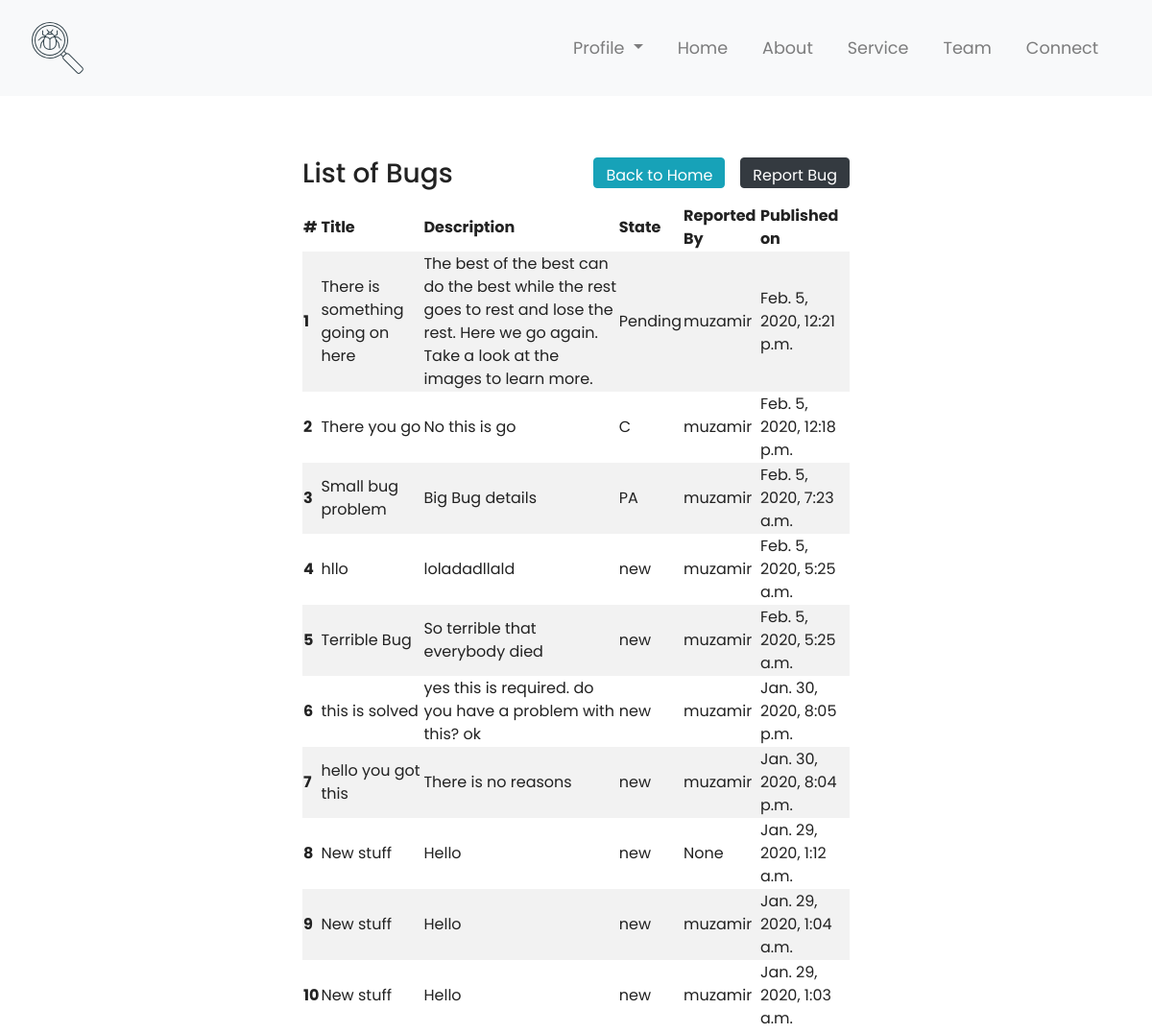
Before: /bug/ (signed in, upper part) with the older database file.
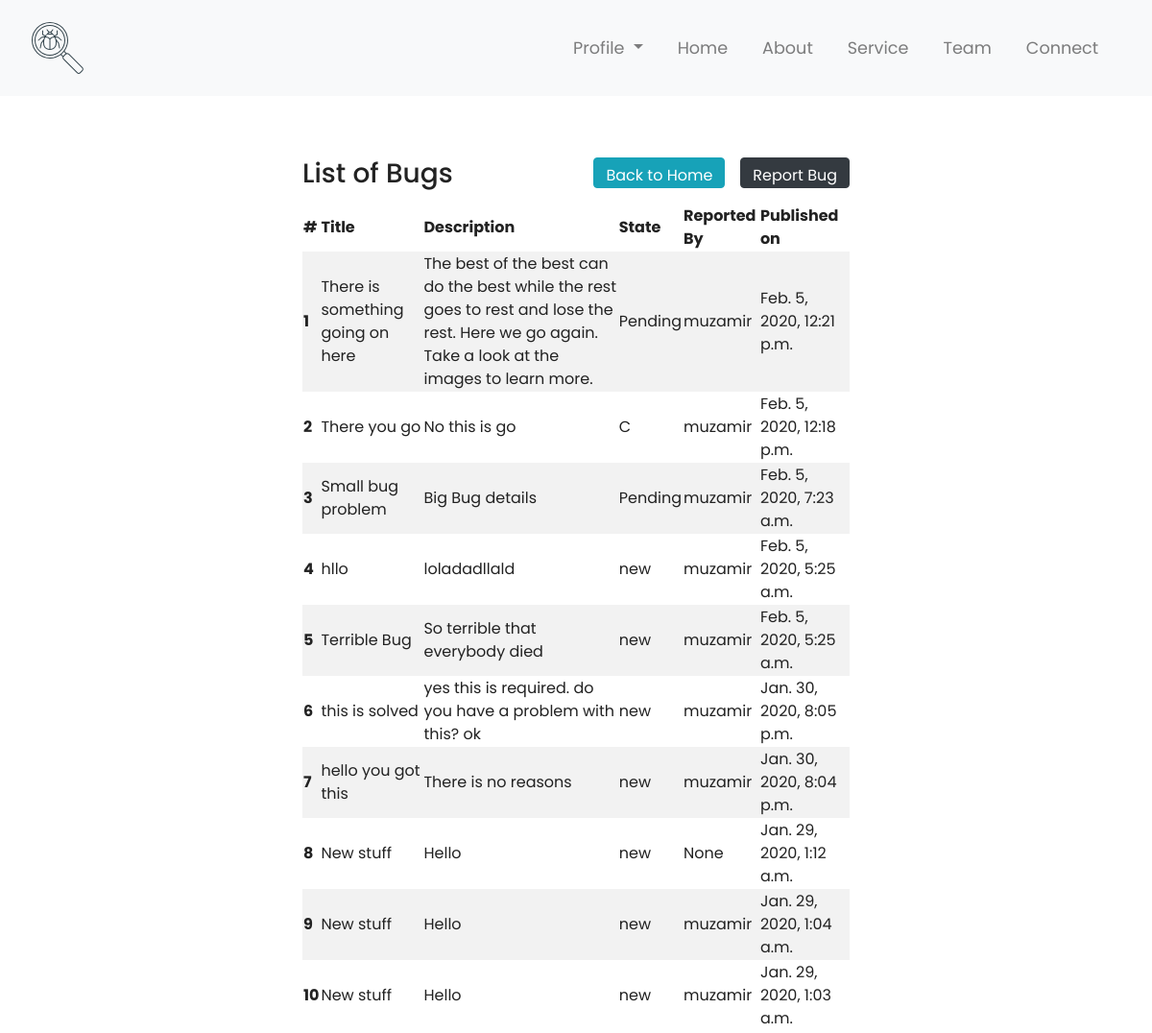
After: the same page with the newer database file.
### bug/models.py (models this page shows, shortened)
class Bug(models.Model):
    bug_title = models.CharField(max_length=200)
    bug_description = models.TextField(max_length=1000)
    bug_status = models.CharField(max_length=50, default="Pending")
    pub_date = models.DateTimeField('date published', auto_now_add=True)
    reported_by = models.ForeignKey(get_user_model(),related_name="bugs", on_delete=models.CASCADE,null=True)

### users/models.py (models this page shows)
class CustomUser(AbstractUser):
    address = models.CharField(max_length=500, blank=True)
    postal = models.PositiveIntegerField(default=0,blank=True,validators=[MaxValueValidator(1000)])
    contact = PhoneNumberField(blank=True)
    def __str__(self):
        return self.username

### bug/views/index.py (the view)
# urls.py: path('',views.IndexView.as_view(), name='index'),
class IndexView(LoginRequiredMixin,generic.ListView):
    model= Bug
    template_name = 'bug/index.html'
    context_object_name = 'latest_bug_list'
    def get_queryset(self):
        return Bug.objects.filter(pub_date__lte=timezone.now()).order_by('-pub_date')[:10]

### bug/templates/bug/index.html (shortened to what this page needs)
{% extends 'base.html' %}
{% load static %}
{% block content %}
<link href="{% static '/bug/styles/main.css' %}" rel="stylesheet">
<div class="container-fluid padding">
  <div class="row padding">
    <div class="col-md-3"></div>
    <div class="col-md-6 table-responsive">
      {% if latest_bug_list %}
          <div>
            <h3 style="float:left">List of Bugs</h3>
            <a href="{% url 'bug:bug-form' %}" class="btn btn-dark" role="button" style="float:right">Report Bug</a>
            <a href="{% url 'home' %}" class="btn btn-info" role="button" style="float:right; margin-right:1rem">Back to Home</a>
          </div>
          <table class="bug-table table-striped table-hover">
          <thead class="thead-dark">
            <tr>
              <th scope="col">#</th>
              <th scope="col">Title</th>
              <th scope="col">Description</th>
              <th scope="col">State</th>
              <th scope="col">Reported By</th>
              <th scope="col">Published on</th>
            </tr>
          </thead>
          <tbody>
            {% for bug in latest_bug_list %}
              <tr class="table-row" data-href="{% url 'bug:bug-detail' pk=bug.id %}">
              <th scope="row">{{forloop.counter}}</th>
              <td>{{ bug.bug_title }}</td>
              <td>{{ bug.bug_description }}</td>
              <td>{{ bug.bug_status }}</td>
              <td>{{bug.reported_by}}</td>
              <td>{{bug.pub_date}}</td>
              </tr>
            {% endfor %}
          </tbody>
        </table>
      {% endif %}
    </div>
    <div class="col-md-3"></div>
  </div>
</div>
{% endblock content %}

### templates/base.html (shortened to what this page needs)
{% load static %}
<!DOCTYPE html>
<html lang="en">
<head>
	<link rel="stylesheet" href="https://maxcdn.bootstrapcdn.com/bootstrap/4.0.0/css/bootstrap.min.css">
	<link type = "text/css" href="{% static '/styles/main.css' %}" rel="stylesheet">
	<link type = "text/css" href="{% static '/custom.css' %}" rel="stylesheet">
</head>
<body>
<nav class="navbar navbar-expand-md navbar-light bg-light sticky-top">
	<div class="container-fluid">
		<a href="{% url 'home' %}" class="navbar-brand"><img class="img-fluid" src="{% static 'img/logo.svg' %}"></a>
		<div class="collapse navbar-collapse" id ="navbarResponsive">
			<ul class="navbar-nav ml-auto">
				{% if user.is_authenticated %}
				<li class="nav-item dropdown">
			<a class="nav-link dropdown-toggle" href="#" id="navbarDropdownMenuLink" data-toggle="dropdown" aria-haspopup="true" aria-expanded="false">
				Profile
			</a>
				{% endif %}
				</li>
				<li class="nav-item"><a href="{% url 'home' %}" class="nav-link">Home</a></li>
				<li class="nav-item"><a href="#" class="nav-link">About</a></li>
				<li class="nav-item"><a href="#" class="nav-link">Service</a></li>
				<li class="nav-item"><a href="#" class="nav-link">Team</a></li>
				<li class="nav-item"><a href="#" class="nav-link">Connect</a></li>
			</ul>
		</div>
	</div>
</nav>
  <main>
    {% block content %}
    {% endblock %}
  </main>
</body>
</html>

### static/styles/main.css (style rules this page uses)
html,body { height: 100%; width:100%; font-family: 'Poppins', sans-serif; color: #222 }
.btn { margin-bottom:1rem; padding-bottom: 0rem; }
.navbar { padding: .8rem; }
.navbar-nav li { padding-right:20px; }
.nav-link { font-size: 1.1em !important; }
.padding { padding-bottom: 2rem; }

### bug/static/bug/styles/main.css (style rules this page uses)
.bug-table { width:100%; padding-right: 0; }
.padding { padding-top: 2rem; }

Changed rows visible on the page:
changed Bug "Small bug problem": bug_status "PA" → "Pending"
